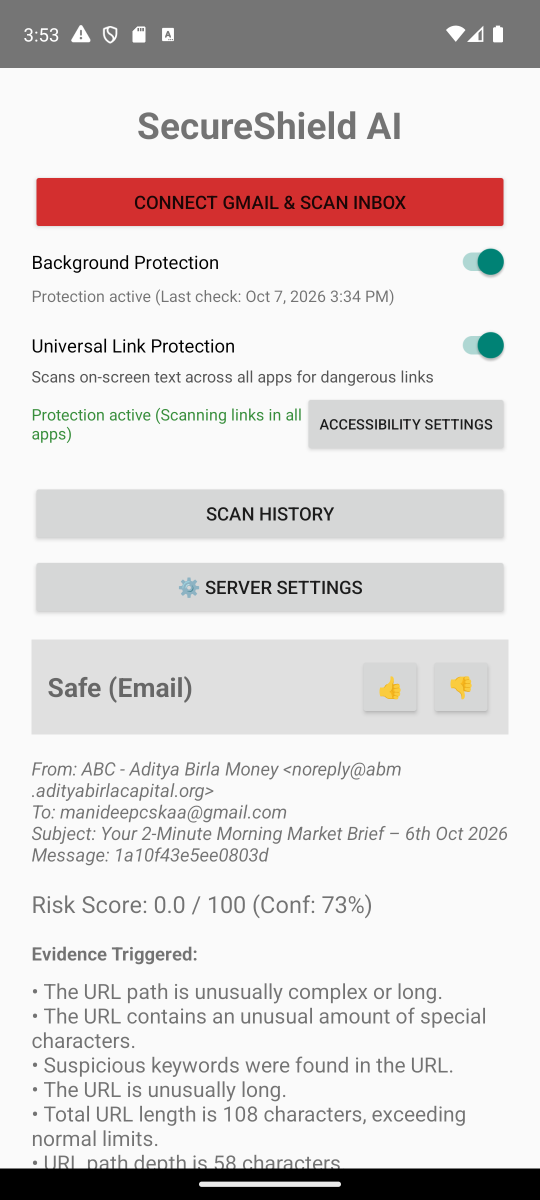
#> input picture emulator_screen.png, 1080 x 2400 px (shown at 1/2 size)
$ python -i test_rect.py   (imports and definitions only)
#> lines starting #> are read from the running program, lines starting #| are printed output that depends on the picture; after the words box and inside, x2 and y2 are one past the last pixel; in counts of white or black regions, pixels touching at a corner belong together
#> further down, picture is the input picture: shape (2400, 1080, 3); mean B, G, R 217.2, 217.5, 222.4
import cv2
import numpy as np

def detect_visual_login_forms(img):
    gray = cv2.cvtColor(img, cv2.COLOR_BGR2GRAY)
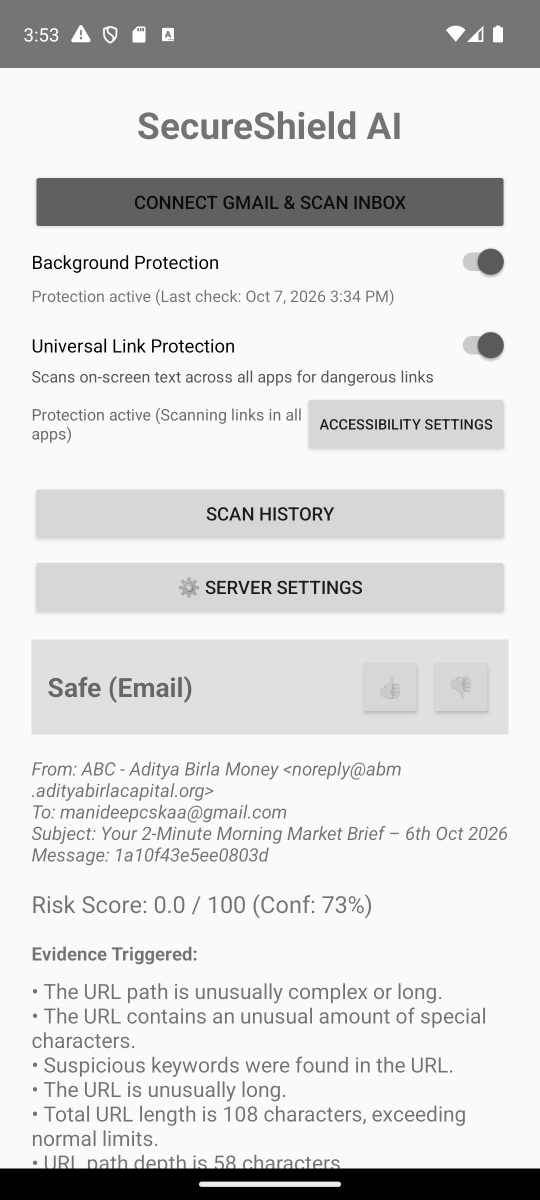
#> gray: shape (2400, 1080) (shown at 1/2 size); min 0, max 255, mean 219
    blur = cv2.GaussianBlur(gray, (5,5), 0)
    edges = cv2.Canny(blur, 50, 150)
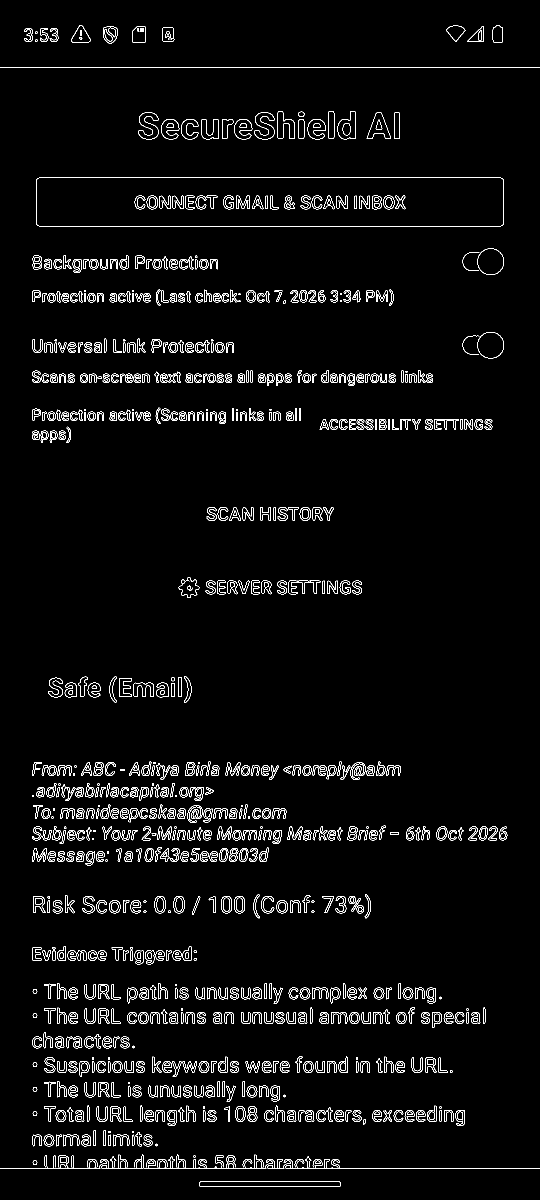
#> edges: shape (2400, 1080) (shown at 1/2 size); 3.2% white in thin lines or dots

    contours, _ = cv2.findContours(edges, cv2.RETR_EXTERNAL, cv2.CHAIN_APPROX_SIMPLE)
#> contours = 747 contours, 123 with area under 20; largest, box (x1, y1, x2, y2) and area: (72, 355, 1008, 453) 90647, (0, 2309, 1080, 2338) 3429, (398, 2363, 682, 2374) 2822, (955, 664, 1008, 717) 2192, (955, 497, 1008, 550) 2192

    input_fields = 0
    for cnt in contours:
        approx = cv2.approxPolyDP(cnt, 0.02*cv2.arcLength(cnt, True), True)
        if len(approx) == 4:
            x, y, w, h = cv2.boundingRect(approx)
            aspect_ratio = float(w)/h
            # Typical input field width is larger than height (e.g., 3:1 to 20:1)
            # Area should be reasonable enough
            if aspect_ratio >= 2.0 and aspect_ratio <= 20.0 and w > 40 and h > 10:
                input_fields += 1
#> this loop made 747 passes
#> (approx, x, y, w, h, aspect_ratio) on passes 7, 20, 21, 54, 56: ([[387, 2311], [387, 2314], [390, 2314], [390, 2311]], 387, 2311, 4, 4, 1), ([[264, 2262], [264, 2265], [267, 2265], [267, 2262]], 264, 2262, 4, 4, 1), ([[217, 2262], [217, 2265], [220, 2265], [220, 2262]], 217, 2262, 4, 4, 1), ([[879, 2213], [879, 2216], [882, 2216], [882, 2213]], 879, 2213, 4, 4, 1), ([[406, 2213], [406, 2216], [409, 2216], [409, 2213]], 406, 2213, 4, 4, 1)
#> (x, y, w, h, aspect_ratio) on passes 84, 124, 125, 126, 175, 176: (256, 2164, 4, 4, 1), (712, 2115, 4, 4, 1), (216, 2115, 4, 4, 1), (184, 2115, 4, 4, 1), (933, 2017, 4, 4, 1), (362, 2017, 4, 4, 1)
#> after the loop, input_fields = 1

    return input_fields

img = np.zeros((400, 400, 3), dtype=np.uint8)
# [4 lines not run here, left out]

>>> import cv2
>>> picture = cv2.imread('emulator_screen.png')
>>> result = detect_visual_login_forms(picture)
#> result = 1
